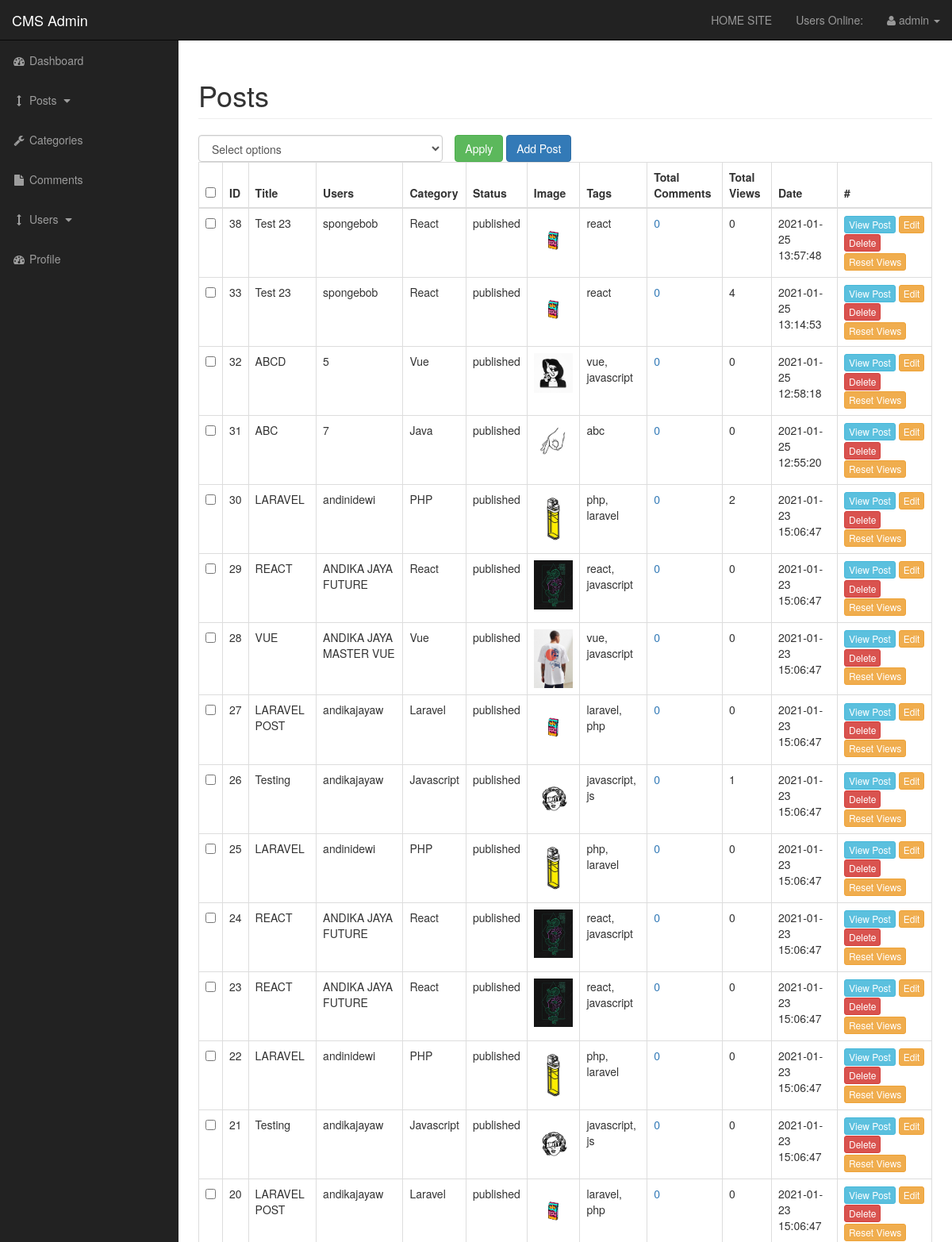
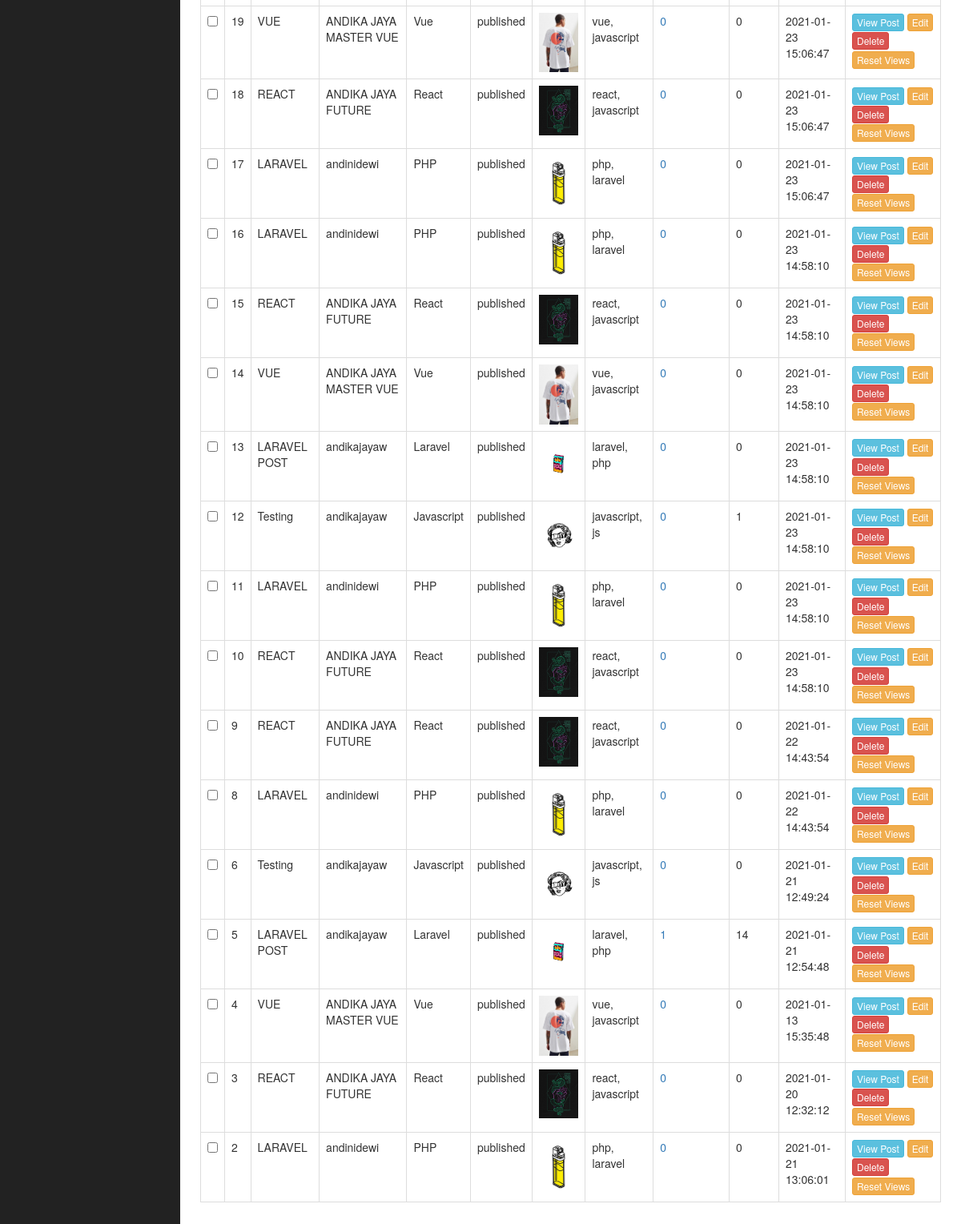
/admin/posts.php (signed in), run on the app's committed database (2 pictures, top to bottom).
### tables this page shows
CREATE TABLE `posts` (
  `id` int(11) NOT NULL,
  `id_category` int(11) NOT NULL,
  `title` varchar(255) NOT NULL,
  `author` varchar(255) DEFAULT NULL,
  `username` varchar(255) NOT NULL,
  `date` timestamp NOT NULL,
  `image` text NOT NULL,
  `description` text NOT NULL,
  `tags` varchar(255) NOT NULL,
  `total_comment` int(11) NOT NULL DEFAULT '0',
  `total_views` int(11) NOT NULL DEFAULT '0',
  `status` varchar(255) NOT NULL DEFAULT 'draft'
);

CREATE TABLE `categories` (
  `id_category` int(11) NOT NULL,
  `title` varchar(50) NOT NULL
);

### admin/includes/view_all_posts.php (the view, shortened to what this page needs)
<form action="" method="POST">
    <table class="table table-bordered table-hover">
        <div id="bulkOptionsContainer" class="col-xs-4">
            <select class="form-control" name="bulk_options" id="">
                <option selected disabled>Select options</option>
            </select>
        </div>
        <div class="col-xs-4">
            <input type="submit" name="submit_bulk" class="btn btn-success" value="Apply">
            <a class="btn btn-primary" href="posts.php?source=add_post">Add Post</a>
        </div>
        <thead>
            <tr>
                <th><input type="checkbox" name="selectAll" id="selectAll" class="select"></th>
                <th>ID</th>
                <th>Title</th>
                <th>Users</th>
                <th>Category</th>
                <th>Status</th>
                <th>Image</th>
                <th>Tags</th>
                <th>Total Comments</th>
                <th>Total Views</th>
                <th>Date</th>
                <th>#</th>
            </tr>
        </thead>
        <tbody>
            <?php
                $query = "SELECT a.*, b.title as title_category
                FROM posts a
                LEFT JOIN categories b ON a.id_category = b.id_category
                ORDER BY id DESC";
                $stmt = mysqli_query($connection, $query);
                while($row = mysqli_fetch_assoc($stmt)){
                    $id = $row['id'];
                    $post_title = $row['title'];
                    $author = $row['author'];
                    $user = $row['username'];
                    $category_title = $row['title_category'];
                    $status = $row['status'];
                    $image = $row['image'];
                    $tags = $row['tags'];
                    $total_views = $row['total_views'];
                    $date = $row['date'];
                    echo "<tr>";
                    ?>
                    <td><input type='checkbox' name='selectArr[]' id='select' class='select' value=<?php echo $id; ?>></td>
                    <?php
                    echo "<td>{$id}</td>";
                    echo "<td>{$post_title}</td>";
                    if(!empty($author)){
                        echo "<td>{$author}</td>";
                    } else if(!empty($user)) {
                        echo "<td>{$user}</td>";
                    }
                    echo "<td>{$category_title}</td>";
                    echo "<td>{$status}</td>";
                    echo "<td><img class='img-responsive' src='../images/{$image}' alt='image' width='100' height='100'></td>";
                    echo "<td>{$tags}</td>";
                    $queryCountComments = "SELECT * FROM comments WHERE id_post = {$id}";
                    $stmtCountComments = mysqli_query($connection, $queryCountComments);
                    $row_comment = mysqli_fetch_array($stmtCountComments);
                    if(isset($row_comment['id_post'])) {
                        $id_post_comment = $row_comment['id_post'];
                    } else {
                        $id_post_comment = "";
                    }
                    $total_comments = mysqli_num_rows($stmtCountComments);
                    echo "<td><a href='post_comments.php?id=$id_post_comment'>{$total_comments}</a></td>";
                    echo "<td>{$total_views}</td>";
                    echo "<td>{$date}</td>";
                    echo "<td>
                            <a class='btn btn-info btn-xs btn-flat' href='../post.php?id={$id}'>View Post</a>
                            <a class='btn btn-warning btn-xs btn-flat' href='posts.php?source=edit_post&id={$id}'>Edit</a>
                            <a onClick=\"javscript: return confirm('Are you sure want to delete?');\" class='btn btn-danger btn-xs btn-flat' href='posts.php?delete={$id}'>Delete</a>
                            <a onClick=\"javscript: return confirm('Are you sure want to reset?');\" class='btn btn-warning btn-xs btn-flat' href='posts.php?reset_views={$id}'>Reset Views</a>
                        </td>";
                    echo "</tr>";
                }
            ?>
        </tbody>
    </table>
</form>

### admin/includes/admin_header.php (shortened to what this page needs)
<!DOCTYPE html>
<html lang="en">
<head>
    <link href="css/bootstrap.min.css" rel="stylesheet">
    <link href="css/sb-admin.css" rel="stylesheet">
    <link href="font-awesome/css/font-awesome.min.css" rel="stylesheet" type="text/css">
    <link href="css/style.css" rel="stylesheet">
</head>
<body>

### admin/posts.php (shortened to what this page needs)
<?php
    include "includes/admin_header.php";
?>
    <div id="wrapper">
        <?php include "includes/admin_navigation.php"; ?>
        <div id="page-wrapper">
            <div class="container-fluid">
                <div class="row">
                    <div class="col-lg-12">
                        <h1 class="page-header">
                            Posts
                        </h1>
                        <?php
                            if(isset($_GET['source'])){
                                $source = $_GET['source'];
                            } else {
                                $source = '';
                            }
                            switch($source){
                                default:
                                    include "includes/view_all_posts.php";
                                break;
                            }
                        ?>
                    </div>
                </div>
            </div>
        </div>
<?php include "includes/admin_footer.php"; ?>

### admin/includes/admin_navigation.php (shortened to what this page needs)
<nav class="navbar navbar-inverse navbar-fixed-top" role="navigation">
            <div class="navbar-header">
                <a class="navbar-brand" href="index.php">CMS Admin</a>
            </div>
            <ul class="nav navbar-right top-nav">
                <li><a href="../index.php">HOME SITE</a></li>
                <li><a href="">Users Online: <span class="onlineusers"></span></a></li>
                <li class="dropdown">
                    <a href="#" class="dropdown-toggle" data-toggle="dropdown"><i class="fa fa-user"></i> <?php echo $_SESSION['username']; ?> <b class="caret"></b></a>
                </li>
            </ul>
            <div class="collapse navbar-collapse navbar-ex1-collapse">
                <ul class="nav navbar-nav side-nav">
                    <li>
                        <a href="index.php"><i class="fa fa-fw fa-dashboard"></i> Dashboard</a>
                    </li>
                    <li>
                        <a href="javascript:;" data-toggle="collapse" data-target="#post"><i class="fa fa-fw fa-arrows-v"></i> Posts <i class="fa fa-fw fa-caret-down"></i></a>
                    </li>
                    <li>
                        <a href="./categories.php"><i class="fa fa-fw fa-wrench"></i> Categories</a>
                    </li>
                    <li>
                        <a href="./comments.php"><i class="fa fa-fw fa-file"></i> Comments</a>
                    </li>
                    <li>
                        <a href="javascript:;" data-toggle="collapse" data-target="#demo2"><i class="fa fa-fw fa-arrows-v"></i> Users <i class="fa fa-fw fa-caret-down"></i></a>
                    </li>
                    <li>
                        <a href="./profiles.php"><i class="fa fa-fw fa-dashboard"></i> Profile</a>
                    </li>
                </ul>
            </div>
        </nav>

### admin/includes/admin_footer.php (shortened to what this page needs)
</div>
</body>
</html>

### admin/css/sb-admin.css (style rules this page uses)
body { margin-top: 100px; background-color: #222; }
@media (min-width:768px) { body { margin-top: 50px; } }
#wrapper { padding-left: 0; }
#page-wrapper { width: 100%; padding: 0; background-color: #fff; }
@media (min-width:768px) { #wrapper { padding-left: 225px; } }
@media (min-width:768px) { #page-wrapper { padding: 10px; } }
.top-nav { padding: 0 15px; }
.top-nav>li { display: inline-block; float: left; }
.top-nav>li>a { padding-top: 15px; padding-bottom: 15px; line-height: 20px; color: #999; }
@media (min-width:768px) { .side-nav { position: fixed; top: 51px; left: 225px; width: 225px; margin-left: -225px; border: none; border-radius: 0; overflow-y: auto; background-color: #222; } }
@media (min-width:768px) { .side-nav>li>a { width: 225px; } }
#bulkOptionsContainer { padding: 0px; }

### data on the page
posts: id "38", title "Test 23", username "spongebob", id_category.title "React", status "published", image (picture), tags "react", total_comments "0", total_views "0", date "2021-01-25 13:57:48"
posts: id "33", title "Test 23", username "spongebob", id_category.title "React", status "published", image (picture), tags "react", total_comments "0", total_views "4", date "2021-01-25 13:14:53"
posts: id "32", title "ABCD", username "5", id_category.title "Vue", status "published", image (picture), tags "vue, javascript", total_comments "0", total_views "0", date "2021-01-25 12:58:18"
posts: id "31", title "ABC", username "7", id_category.title "Java", status "published", image (picture), tags "abc", total_comments "0", total_views "0", date "2021-01-25 12:55:20"
posts: id "30", title "LARAVEL", author "andinidewi", id_category.title "PHP", status "published", image (picture), tags "php, laravel", total_comments "0", total_views "2", date "2021-01-23 15:06:47"
posts: id "29", title "REACT", author "ANDIKA JAYA FUTURE", id_category.title "React", status "published", image (picture), tags "react, javascript", total_comments "0", total_views "0", date "2021-01-23 15:06:47"
posts: id "28", title "VUE", author "ANDIKA JAYA MASTER VUE", id_category.title "Vue", status "published", image (picture), tags "vue, javascript", total_comments "0", total_views "0", date "2021-01-23 15:06:47"
posts: id "27", title "LARAVEL POST", author "andikajayaw", id_category.title "Laravel", status "published", image (picture), tags "laravel, php", total_comments "0", total_views "0", date "2021-01-23 15:06:47"
posts: id "26", title "Testing", author "andikajayaw", id_category.title "Javascript", status "published", image (picture), tags "javascript, js", total_comments "0", total_views "1", date "2021-01-23 15:06:47"
posts: id "25", title "LARAVEL", author "andinidewi", id_category.title "PHP", status "published", image (picture), tags "php, laravel", total_comments "0", total_views "0", date "2021-01-23 15:06:47"
posts: id "24", title "REACT", author "ANDIKA JAYA FUTURE", id_category.title "React", status "published", image (picture), tags "react, javascript", total_comments "0", total_views "0", date "2021-01-23 15:06:47"
posts: id "23", title "REACT", author "ANDIKA JAYA FUTURE", id_category.title "React", status "published", image (picture), tags "react, javascript", total_comments "0", total_views "0", date "2021-01-23 15:06:47"
posts: id "22", title "LARAVEL", author "andinidewi", id_category.title "PHP", status "published", image (picture), tags "php, laravel", total_comments "0", total_views "0", date "2021-01-23 15:06:47"
posts: id "21", title "Testing", author "andikajayaw", id_category.title "Javascript", status "published", image (picture), tags "javascript, js", total_comments "0", total_views "0", date "2021-01-23 15:06:47"
posts: id "20", title "LARAVEL POST", author "andikajayaw", id_category.title "Laravel", status "published", image (picture), tags "laravel, php", total_comments "0", total_views "0", date "2021-01-23 15:06:47"
posts: id "19", title "VUE", author "ANDIKA JAYA MASTER VUE", id_category.title "Vue", status "published", image (picture), tags "vue, javascript", total_comments "0", total_views "0", date "2021-01-23 15:06:47"
posts: id "18", title "REACT", author "ANDIKA JAYA FUTURE", id_category.title "React", status "published", image (picture), tags "react, javascript", total_comments "0", total_views "0", date "2021-01-23 15:06:47"
posts: id "17", title "LARAVEL", author "andinidewi", id_category.title "PHP", status "published", image (picture), tags "php, laravel", total_comments "0", total_views "0", date "2021-01-23 15:06:47"
posts: id "16", title "LARAVEL", author "andinidewi", id_category.title "PHP", status "published", image (picture), tags "php, laravel", total_comments "0", total_views "0", date "2021-01-23 14:58:10"
posts: id "15", title "REACT", author "ANDIKA JAYA FUTURE", id_category.title "React", status "published", image (picture), tags "react, javascript", total_comments "0", total_views "0", date "2021-01-23 14:58:10"
posts: id "14", title "VUE", author "ANDIKA JAYA MASTER VUE", id_category.title "Vue", status "published", image (picture), tags "vue, javascript", total_comments "0", total_views "0", date "2021-01-23 14:58:10"
posts: id "13", title "LARAVEL POST", author "andikajayaw", id_category.title "Laravel", status "published", image (picture), tags "laravel, php", total_comments "0", total_views "0", date "2021-01-23 14:58:10"
posts: id "12", title "Testing", author "andikajayaw", id_category.title "Javascript", status "published", image (picture), tags "javascript, js", total_comments "0", total_views "1", date "2021-01-23 14:58:10"
posts: id "11", title "LARAVEL", author "andinidewi", id_category.title "PHP", status "published", image (picture), tags "php, laravel", total_comments "0", total_views "0", date "2021-01-23 14:58:10"
posts: id "10", title "REACT", author "ANDIKA JAYA FUTURE", id_category.title "React", status "published", image (picture), tags "react, javascript", total_comments "0", total_views "0", date "2021-01-23 14:58:10"
posts: id "9", title "REACT", author "ANDIKA JAYA FUTURE", id_category.title "React", status "published", image (picture), tags "react, javascript", total_comments "0", total_views "0", date "2021-01-22 14:43:54"
posts: id "8", title "LARAVEL", author "andinidewi", id_category.title "PHP", status "published", image (picture), tags "php, laravel", total_comments "0", total_views "0", date "2021-01-22 14:43:54"
posts: id "6", title "Testing", author "andikajayaw", id_category.title "Javascript", status "published", image (picture), tags "javascript, js", total_comments "0", total_views "0", date "2021-01-21 12:49:24"
posts: id "5", title "LARAVEL POST", author "andikajayaw", id_category.title "Laravel", status "published", image (picture), tags "laravel, php", total_comments "1", total_views "14", date "2021-01-21 12:54:48"
posts: id "4", title "VUE", author "ANDIKA JAYA MASTER VUE", id_category.title "Vue", status "published", image (picture), tags "vue, javascript", total_comments "0", total_views "0", date "2021-01-13 15:35:48"
posts: id "3", title "REACT", author "ANDIKA JAYA FUTURE", id_category.title "React", status "published", image (picture), tags "react, javascript", total_comments "0", total_views "0", date "2021-01-20 12:32:12"
posts: id "2", title "LARAVEL", author "andinidewi", id_category.title "PHP", status "published", image (picture), tags "php, laravel", total_comments "0", total_views "0", date "2021-01-21 13:06:01"

### other printed values
$_SESSION['username'] "admin"
